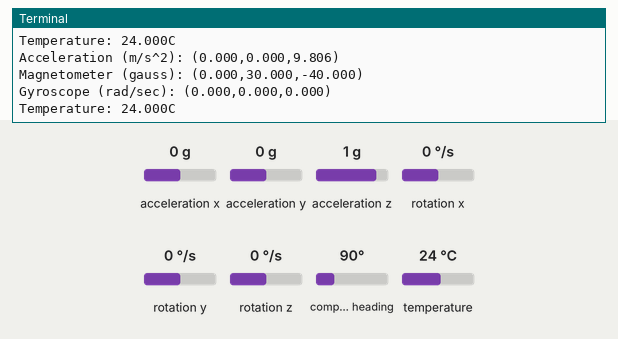
Simulated run of this program. Board: Raspberry Pi (BCM pin numbers). Shown: the last lines printed to the terminal. Inputs (shaded band) come from the test bench; at power-on: acceleration x 0 g, acceleration y 0 g, acceleration z 1 g, rotation x 0 °/s, rotation y 0 °/s, rotation z 0 °/s, compass heading 90°, temperature 24 °C.

Above: at 1.2 s.
1.3 s: acceleration x set to -1.4 g
2.8 s: acceleration y set to -1.4 g
4.3 s: acceleration z set to -1.4 g
5.8 s: rotation x set to -192 °/s
At 6.8 s:
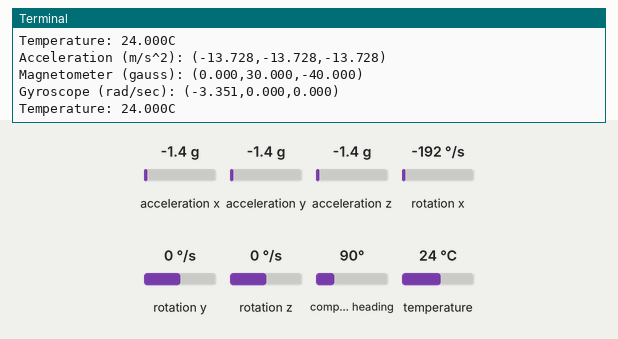
7.3 s: rotation y set to -192 °/s
At 8.8 s:
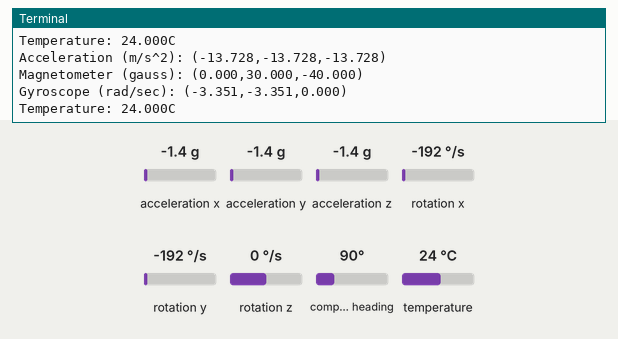

Measured:
- after the input at 5.8 s, the terminal: prints a new line after 0.22 s (image 1)
- after the input at 7.3 s, the terminal: prints a new line after 0.72 s (image 2)

The program:

9DOFIMU.py
```python
import time
import board
import adafruit_lsm9ds1

i2c = board.I2C()  # uses board.SCL and board.SDA

sensor = adafruit_lsm9ds1.LSM9DS1_I2C(i2c)

while True:
    # Read acceleration, magnetometer, gyroscope, temperature.
    accel_x, accel_y, accel_z = sensor.acceleration
    mag_x, mag_y, mag_z = sensor.magnetic
    gyro_x, gyro_y, gyro_z = sensor.gyro
    temp = sensor.temperature
    # Print values.
    print(
        "Acceleration (m/s^2): ({0:0.3f},{1:0.3f},{2:0.3f})".format(
            accel_x, accel_y, accel_z
        )
    )
    print(
        "Magnetometer (gauss): ({0:0.3f},{1:0.3f},{2:0.3f})".format(mag_x, mag_y, mag_z)
    )
    print(
        "Gyroscope (rad/sec): ({0:0.3f},{1:0.3f},{2:0.3f})".format(
            gyro_x, gyro_y, gyro_z
        )
    )
    print("Temperature: {0:0.3f}C".format(temp))
    # Delay for a second.
    time.sleep(1.0)
```
